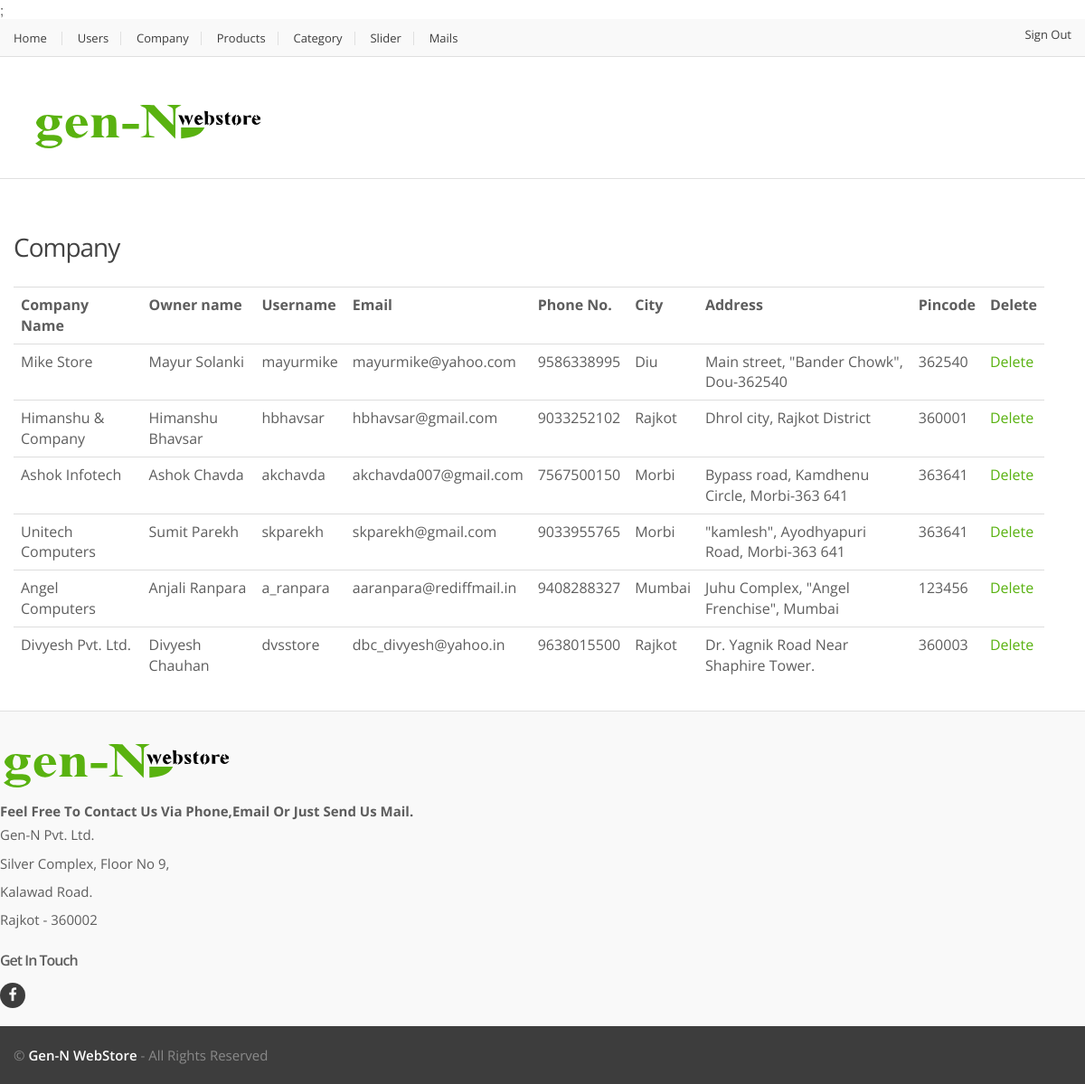
The page /admin/company.php?delid=4 (signed in) on the database its author committed.
### tables this page shows
CREATE TABLE IF NOT EXISTS `company` (
  `c_id` int(9) NOT NULL,
  `org_name` varchar(45) NOT NULL DEFAULT '',
  `owner_name` varchar(45) NOT NULL DEFAULT '',
  `c_username` varchar(45) NOT NULL DEFAULT '',
  `c_password` varchar(30) NOT NULL DEFAULT '',
  `c_email` varchar(50) NOT NULL DEFAULT '',
  `c_mno` bigint(12) DEFAULT '0',
  `c_city` varchar(30) NOT NULL DEFAULT '',
  `c_address` varchar(200) NOT NULL DEFAULT '',
  `c_pcode` int(6) NOT NULL DEFAULT '0',
  `c_icon` varchar(30) NOT NULL DEFAULT ''
);

### admin/company.php (the view, shortened to what this page needs)
<!DOCTYPE html>
<html lang="en">
	<head>
	    <link rel="stylesheet" href="../assets/css/bootstrap.min.css">
	    <link rel="stylesheet" href="../assets/css/main.css">
	    <link rel="stylesheet" href="../assets/css/green.css">
	    <link rel="stylesheet" href="../assets/css/owl.carousel.css">
		<link rel="stylesheet" href="../assets/css/owl.transitions.css">
		<link rel="stylesheet" href="../assets/css/animate.min.css">
		<link rel="stylesheet" href="../assets/css/config.css">
		<link href="../assets/css/green.css" rel="alternate stylesheet" title="Green color">
		<link href="../assets/css/blue.css" rel="alternate stylesheet" title="Blue color">
		<link href="../assets/css/red.css" rel="alternate stylesheet" title="Red color">
		<link href="../assets/css/orange.css" rel="alternate stylesheet" title="Orange color">
		<link href="../assets/css/navy.css" rel="alternate stylesheet" title="Navy color">
		<link href="../assets/css/dark-green.css" rel="alternate stylesheet" title="Darkgreen color">
		<link rel="stylesheet" href="../assets/css/font-awesome.min.css">
	</head>
<body>
<?php
		include_once("adminh.php");
?>
<div class="wrapper">
<div id="top-banner-and-menu">
	<div class="container">
	<section class="section sign-in inner-right-xs">
		<h2 class="bordered">Company</h2>
		<div class="tab-pane" id="additional-info">
					<?php
						echo "<table border=0 class=table><tr><th>Company Name</th><th>Owner name</th><th>Username</th><th>Email</th><th>Phone No.</th><th>City</th><th>Address</th><th>Pincode</th><th>Delete</th></tr>";
						$rs=mysql_query("select * from company");
						while($v=mysql_fetch_array($rs))
						{
							echo "<tr><td>".$v['org_name']."</td><td>".$v['owner_name']."</td><td>".$v['c_username']."</td><td>".$v['c_email']."</td><td>".$v['c_mno']."</td><td>".$v['c_city']."</td><td>".$v['c_address']."</td><td>".$v['c_pcode']."</td><td><a href=company.php?delid=".$v['c_id'].">Delete</a></td></tr>";
						}
							echo"</table>";
					?>
			</div>
			</div>
</div>
</div>
	<?php include_once('../include/footer.php'); ?>
</body>
</html>

### assets/css/green.css (style rules this page uses)
a, a:hover, a:focus, a:active { color: #59b210; }
h2 { color: #59b210; }

### assets/css/blue.css (style rules this page uses)
a, a:hover, a:focus, a:active { color: #3498db; }
h2 { color: #3498db; }

### assets/css/red.css (style rules this page uses)
a, a:hover, a:focus, a:active { color: #e74c3c; }
h2 { color: #e74c3c; }

### assets/css/orange.css (style rules this page uses)
a, a:hover, a:focus, a:active { color: #f27a24; }
h2 { color: #f27a24; }

### assets/css/navy.css (style rules this page uses)
a, a:hover, a:focus, a:active { color: #34495e; }
h2 { color: #34495e; }

### assets/css/dark-green.css (style rules this page uses)
a, a:hover, a:focus, a:active { color: #21b68e; }
h2 { color: #21b68e; }

### rows shown on the page
company: org_name "Mike Store", owner_name "Mayur Solanki", c_username "mayurmike", c_email "mayurmike@yahoo.com", c_mno "9586338995", c_city "Diu", c_address "Main street, \"Bander Chowk\", Dou-362540", c_pcode "362540"
company: org_name "Himanshu & Company", owner_name "Himanshu Bhavsar", c_username "hbhavsar", c_email "hbhavsar@gmail.com", c_mno "9033252102", c_city "Rajkot", c_address "Dhrol city, Rajkot District", c_pcode "360001"
company: org_name "Ashok Infotech", owner_name "Ashok Chavda", c_username "akchavda", c_email "akchavda007@gmail.com", c_mno "7567500150", c_city "Morbi", c_address "Bypass road, Kamdhenu Circle, Morbi-363 641", c_pcode "363641"
company: org_name "Unitech Computers", owner_name "Sumit Parekh", c_username "skparekh", c_email "skparekh@gmail.com", c_mno "9033955765", c_city "Morbi", c_address "\"kamlesh\", Ayodhyapuri Road, Morbi-363 641", c_pcode "363641"
company: org_name "Angel Computers", owner_name "Anjali Ranpara", c_username "a_ranpara", c_email "aaranpara@rediffmail.in", c_mno "9408288327", c_city "Mumbai", c_address "Juhu Complex, \"Angel Frenchise\", Mumbai", c_pcode "123456"
company: org_name "Divyesh Pvt. Ltd.", owner_name "Divyesh Chauhan", c_username "dvsstore", c_email "dbc_divyesh@yahoo.in", c_mno "9638015500", c_city "Rajkot", c_address "Dr. Yagnik Road Near Shaphire Tower.", c_pcode "360003"
